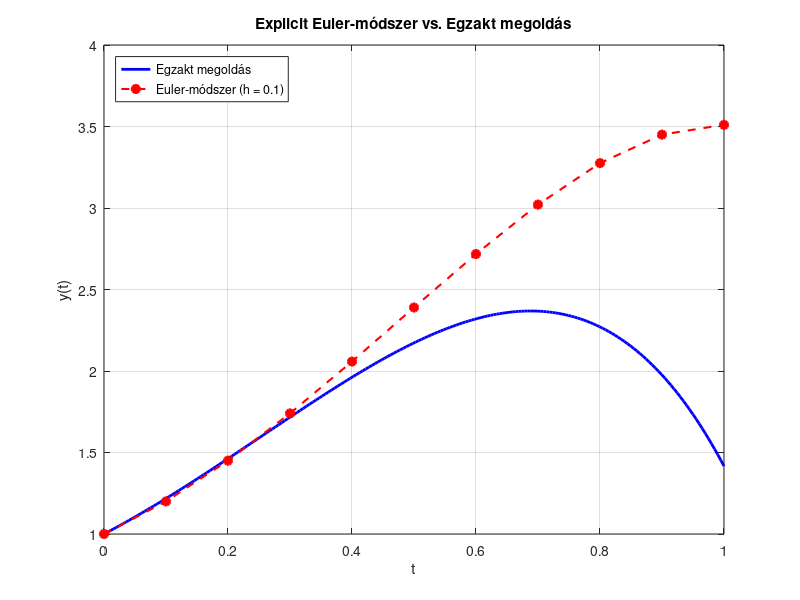

The MATLAB source for this figure:
function euler_method()
    % --- Paraméterek beállítása ---
    t0 = 0;             % Kezdeti időpont
    y0 = 1;             % Kezdeti feltétel, y(0) = 1
    h = 0.1;            % Lépésköz
    n = 10;             % Lépések száma (így a végpont t = 1)

    % A differenciálegyenlet jobb oldala: y' = f(t, y)
    f = @(t, y) 2*y - 10*t^2 + 2*t;

    % --- Euler-módszer meghívása ---
    [t, y] = euler_robust(f, t0, y0, h, n);

    % Eredmény kiírása a végpontban
    fprintf('Euler-módszer közelítése y(1) = %.6f\n', y(end));

    % --- Egzakt (pontos) megoldás kiszámítása az ábrázoláshoz ---
    % Analitikus megoldás: y(t) = 5*t^2 + 5*t + 2.5 - 1.5*exp(2*t)
    t_exact = linspace(t0, t0 + n*h, 200);
    y_exact = 5*t_exact.^2 + 5*t_exact + 2.5 - 1.5*exp(2*t_exact);
    fprintf('Pontos analitikus érték y(1)  = %.6f\n', y_exact(end));

    % --- Grafikus ábrázolás ---
    figure;
    plot(t_exact, y_exact, 'b-', 'LineWidth', 2); hold on;
    plot(t, y, 'r--o', 'LineWidth', 1.5, 'MarkerFaceColor', 'r');
    
    title('Explicit Euler-módszer vs. Egzakt megoldás');
    xlabel('t');
    ylabel('y(t)');
    legend('Egzakt megoldás', 'Euler-módszer (h = 0.1)', 'Location', 'NorthWest');
    grid on;
end

function [t, y] = euler_robust(f, t0, y0, h, n)
% EULER_ROBUST  Robusztus Forward Euler módszer y' = f(t,y) egyenletekre.
% Támogatja a skalár és a többdimenziós (rendszer) kezdetiérték-problémákat is.

    m = length(y0);          % Rendszer dimenziója (skalár esetén 1)
    t = zeros(1, n+1);       
    y = zeros(m, n+1);       % Így oszlopvektoros y0 esetén is helyesen foglal memóriát
    
    t(1) = t0; 
    y(:, 1) = y0;            % Az első oszlopba kerül a kezdeti érték
    
    for i = 1:n
        y(:, i+1) = y(:, i) + h * f(t(i), y(:, i));
        t(i+1) = t0 + i*h;   % Kerekítési hibák minimalizálása
    end
end
